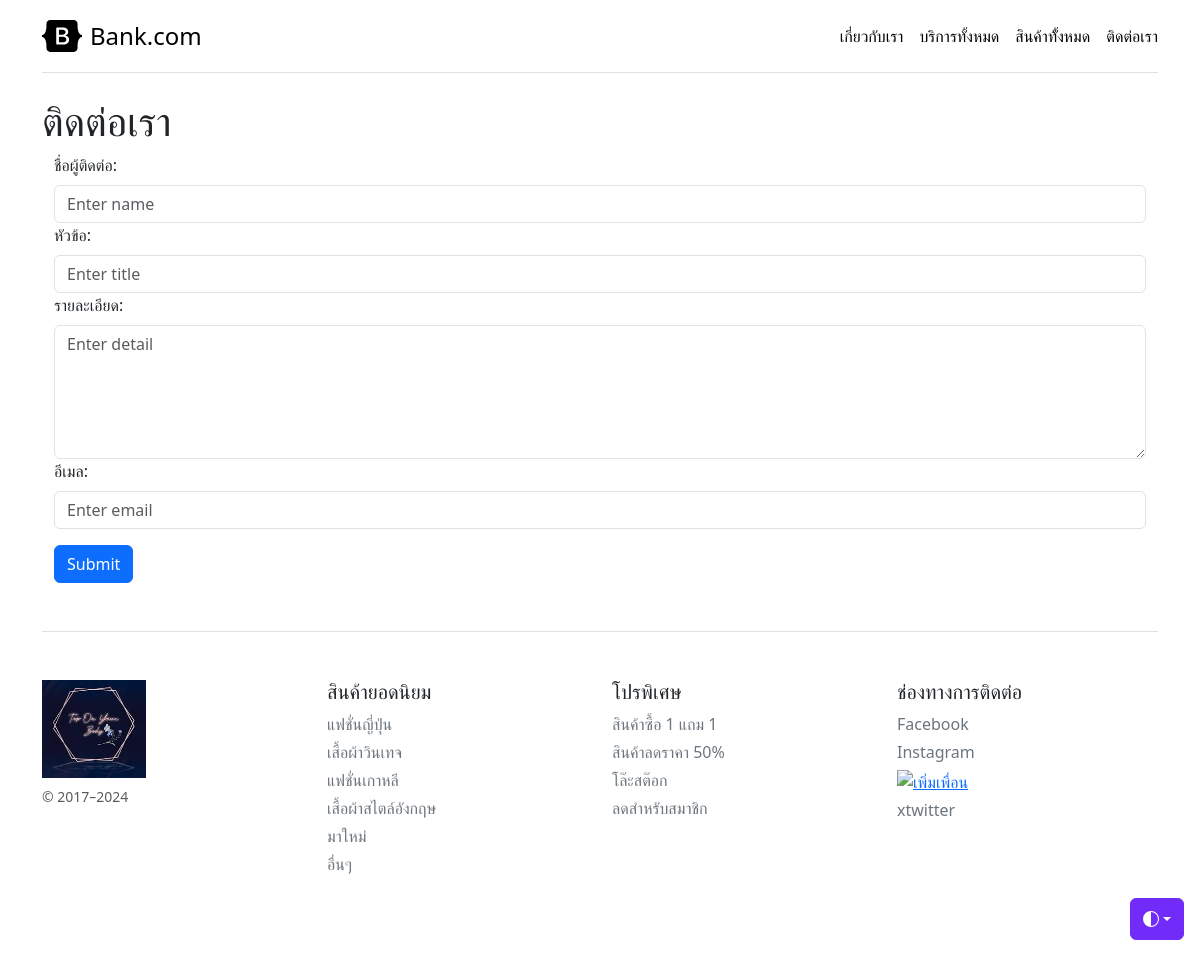
/contact, run on an earlier commit of the app's database.
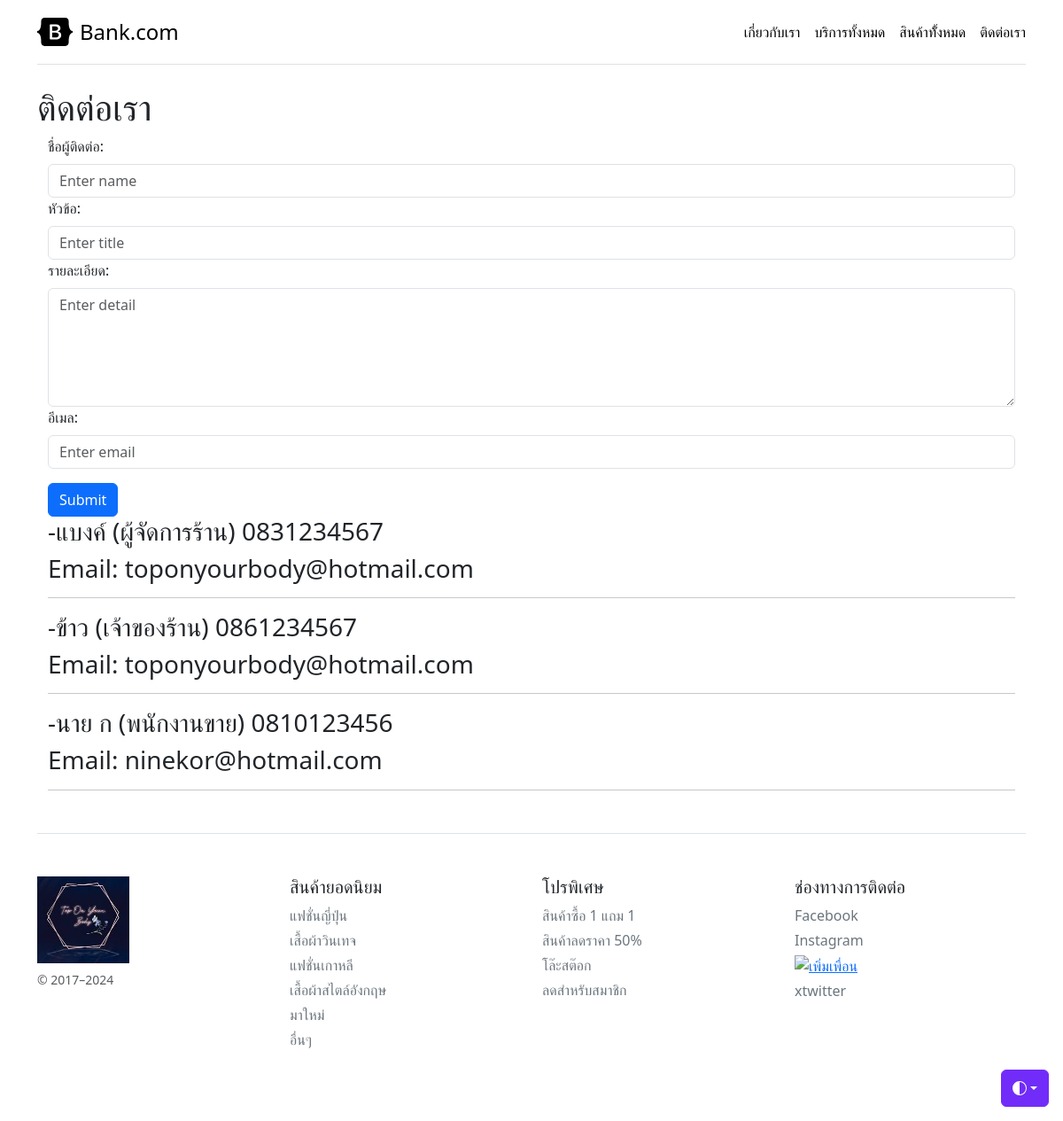
And on a later commit of the database.
### myapp/models.py (models this page shows, shortened)
class Staff(models.Model):
    name = models.CharField(max_length=200)
    tel = models.CharField(max_length=200)
    email = models.CharField(max_length=200)

### myapp/views.py (the view)
# urls.py: path('contact',Contact, name='contact'),
def Contact(request):
    if request.method =='POST':
        data = request.POST.copy()
        print('DATA:', data)
    namelist = Staff.objects.all()
    context = {'namelist':namelist}
    return render(request,'myapp/contact.html',context)

### myapp/template/myapp/contact.html (shortened to what this page needs)
{% extends 'myapp/base.html' %}
{% block content %}
<h1>ติดต่อเรา</h1>
<div class="container">
    <form method="POST" action="">
        <div class="form-group">
        <label for="name" class="form-label">ชื่อผู้ติดต่อ:</label>
        <input type="text" class="form-control" id="name" name="name" placeholder="Enter name" >
        </div>
        <div class="form-group">
            <label for="title" class="form-label">หัวข้อ:</label>
            <input type="text" class="form-control" id="title" name="title" placeholder="Enter title" >
        </div>
        <div class="form-group">
            <label for="detail" class="form-label">รายละเอียด:</label>
            <textarea rows="5" class="form-control" id="detail" name="detail" placeholder="Enter detail" ></textarea>
        </div>
        <div class="mb-3">
        <label for="email" class="form-label">อีเมล:</label>
        <input type="email" class="form-control" id="email" name="email" placeholder="Enter email" >
        </div>
        <button type="submit" class="btn btn-primary">Submit</button>
    </form>
</div>
<div class="container">
{% for staff in namelist %}
    <h3>-{{staff.name}} {{staff.tel}}</h3>
    <h3>Email: {{staff.email}}</h3>
    <hr>
{% endfor %}
</div>
{% endblock content %}

What changed in the data, as far as the page shows it:
added Staff: name "แบงค์ (ผู้จัดการร้าน)", tel "0831234567", email "toponyourbody@hotmail.com"
added Staff: name "ข้าว (เจ้าของร้าน)", tel "0861234567", email "toponyourbody@hotmail.com"
added Staff: name "นาย ก (พนักงานขาย)", tel "0810123456", email "ninekor@hotmail.com"
